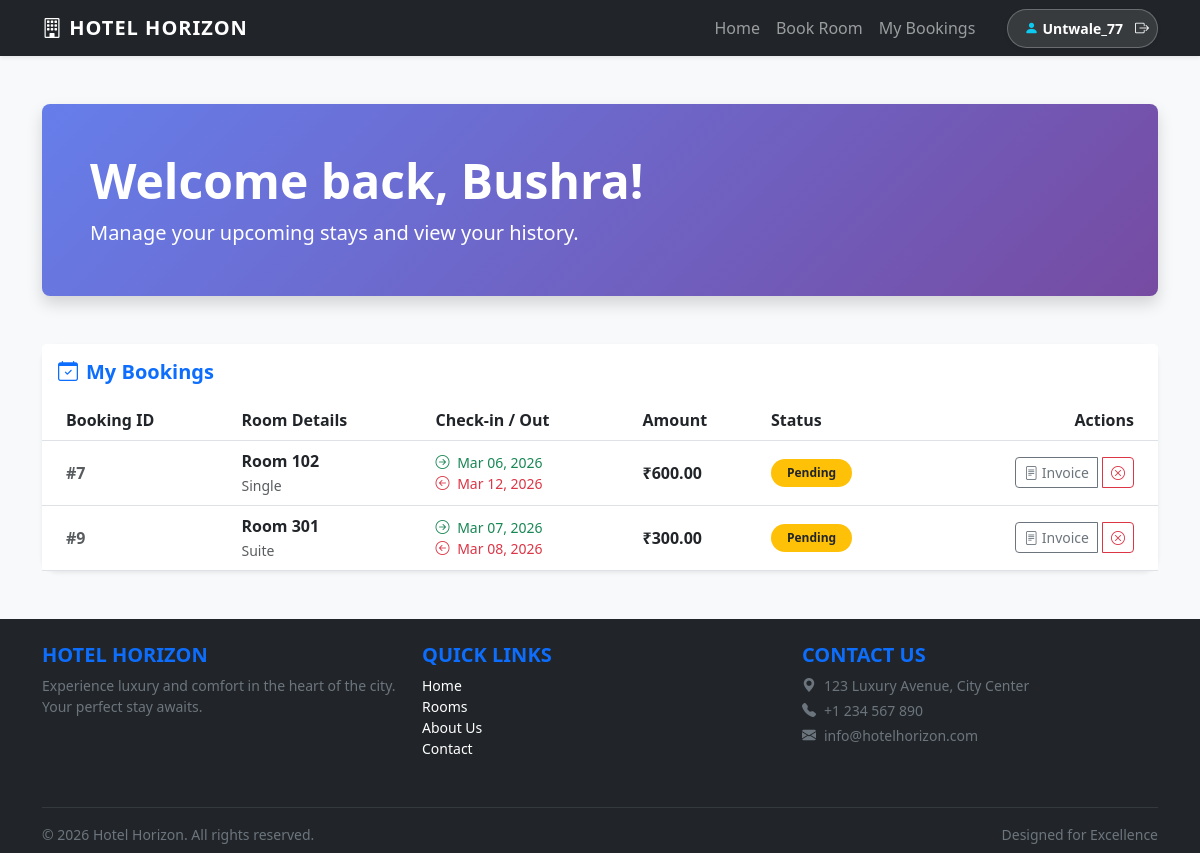
The app's page /my-bookings/ (signed in) with its own data.
### core/models.py (models this page shows, shortened)
class CustomUser(AbstractUser):
    ROLE_CHOICES = (
        ('guest', 'Guest'),
        ('staff', 'Staff'),
        ('admin', 'Admin'),
    )
    role = models.CharField(max_length=10, choices=ROLE_CHOICES, default='guest')
    phone = models.CharField(max_length=15, blank=True, null=True)
    profession = models.CharField(max_length=100, blank=True, null=True)

class Booking(models.Model):
    guest = models.ForeignKey(settings.AUTH_USER_MODEL, on_delete=models.CASCADE, related_name='bookings')
    room = models.ForeignKey(Room, on_delete=models.CASCADE, related_name='bookings')
    check_in = models.DateField()
    check_out = models.DateField()
    total_amount = models.DecimalField(max_digits=10, decimal_places=2, blank=True, null=True)
    payment_status = models.BooleanField(default=False)
    created_at = models.DateTimeField(auto_now_add=True)
    full_name = models.CharField(max_length=255, verbose_name="Guest Name")
    email = models.EmailField(verbose_name="Contact Email")
    phone = models.CharField(max_length=20, verbose_name="Contact Phone")
    address = models.TextField(blank=True, null=True)
    num_adults = models.PositiveIntegerField(default=1)
    num_children = models.PositiveIntegerField(default=0)
    id_proof_type = models.CharField(max_length=50, choices=[('aadhar', 'Aadhar Card'), ('passport', 'Passport'), ('dl', 'Driving License')], default='aadhar')
    id_proof_number = models.CharField(max_length=50)
    special_requests = models.TextField(blank=True, null=True)

class Room(models.Model):
    ROOM_TYPES = (
        ('single', 'Single'),
        ('double', 'Double'),
        ('suite', 'Suite'),
    )
    STATUS_CHOICES = (
        ('available', 'Available'),
        ('booked', 'Booked'),
        ('cleaning', 'Cleaning'),
    )
    room_number = models.CharField(max_length=10, unique=True)
    room_type = models.CharField(max_length=10, choices=ROOM_TYPES)
    price_per_night = models.DecimalField(max_digits=10, decimal_places=2)
    amenities = models.TextField(blank=True)
    status = models.CharField(max_length=10, choices=STATUS_CHOICES, default='available')
    image = models.ImageField(upload_to='rooms/', blank=True, null=True)

### core/views.py (the view)
# urls.py: path('my-bookings/', views.guest_dashboard, name='guest_dashboard'),
@login_required
def guest_dashboard(request):
    bookings = Booking.objects.filter(guest=request.user)
    return render(request, 'guest_dashboard.html', {'bookings': bookings})

### templates/guest_dashboard.html (shortened to what this page needs)
{% extends 'base.html' %}
{% block content %}
<div class="row mb-5">
    <div class="col-12 mt-4">
        <div class="p-5 text-white bg-dark rounded-3 shadow"
            style="background: linear-gradient(135deg, #667eea 0%, #764ba2 100%);">
            <h1 class="display-5 fw-bold">Welcome back, {{ user.first_name }}!</h1>
            <p class="lead mb-0">Manage your upcoming stays and view your history.</p>
        </div>
    </div>
</div>
<div class="row">
    <div class="col-12">
        <div class="card border-0 shadow-sm rounded-4">
            <div class="card-header bg-white py-3 border-bottom-0">
                <h5 class="mb-0 fw-bold text-primary"><i class="bi bi-calendar-check me-2"></i>My Bookings</h5>
            </div>
            <div class="card-body p-0">
                {% if bookings %}
                <div class="table-responsive">
                    <table class="table table-hover align-middle mb-0">
                        <thead class="bg-light">
                            <tr>
                                <th class="ps-4">Booking ID</th>
                                <th>Room Details</th>
                                <th>Check-in / Out</th>
                                <th>Amount</th>
                                <th>Status</th>
                                <th class="text-end pe-4">Actions</th>
                            </tr>
                        </thead>
                        <tbody>
                            {% for booking in bookings %}
                            <tr>
                                <td class="ps-4 fw-bold text-muted">#{{ booking.id }}</td>
                                <td>
                                    <div class="fw-bold text-dark">Room {{ booking.room.room_number }}</div>
                                    <small class="text-muted">{{ booking.room.room_type|title }}</small>
                                </td>
                                <td>
                                    <div class="small">
                                        <div class="text-success text-nowrap">
                                            <i class="bi bi-arrow-right-circle me-1"></i>
                                            {% with d=booking.check_in|date:"M d, Y" %}{{ d }}{% endwith %}
                                        </div>
                                        <div class="text-danger text-nowrap">
                                            <i class="bi bi-arrow-left-circle me-1"></i>
                                            {% with d=booking.check_out|date:"M d, Y" %}{{ d }}{% endwith %}
                                        </div>
                                    </div>
                                </td>
                                <td>
                                    <div class="fw-bold">₹{{ booking.total_amount }}</div>
                                </td>
                                <td>
                                    {% if booking.payment_status %}
                                    <span class="badge bg-success rounded-pill px-3 py-2">Paid</span>
                                    {% else %}
                                    <span class="badge bg-warning text-dark rounded-pill px-3 py-2">Pending</span>
                                    {% endif %}
                                </td>
                                <td class="text-end pe-4">
                                    <div class="btn-group">
                                        <a href="{% url 'invoice' booking.id %}"
                                            class="btn btn-outline-secondary btn-sm" title="Invoice">
                                            <i class="bi bi-file-text"></i> Invoice
                                        </a>
                                        <a href="{% url 'cancel_booking' booking.id %}"
                                            class="btn btn-outline-danger btn-sm ms-1"
                                            onclick="return confirm('Cancel this booking?')" title="Cancel">
                                            <i class="bi bi-x-circle"></i>
                                        </a>
                                    </div>
                                </td>
                            </tr>
                            {% endfor %}
                        </tbody>
                    </table>
                </div>
                {% endif %}
            </div>
        </div>
    </div>
</div>
{% endblock %}

### templates/base.html (shortened to what this page needs)
<!DOCTYPE html>
<html lang="en">
<head>
    <link href="https://cdn.jsdelivr.net/npm/bootstrap@5.3.0/dist/css/bootstrap.min.css" rel="stylesheet">
    <link rel="stylesheet" href="https://cdn.jsdelivr.net/npm/bootstrap-icons@1.11.3/font/bootstrap-icons.min.css">
</head>
<body class="d-flex flex-column min-vh-100">
    <nav class="navbar navbar-expand-lg navbar-dark bg-dark sticky-top shadow-sm">
        <div class="container">
            <a class="navbar-brand fw-bold" href="{% url 'home' %}">
                <i class="bi bi-building"></i> HOTEL HORIZON
            </a>
            <div class="collapse navbar-collapse" id="navbarNav">
                <ul class="navbar-nav ms-auto align-items-center">
                    <li class="nav-item"><a class="nav-link" href="{% url 'home' %}">Home</a></li>
                    {% if user.is_authenticated %}
                    {% if user.role == 'guest' %}
                    <li class="nav-item"><a class="nav-link" href="{% url 'home' %}#rooms">Book Room</a></li>
                    <li class="nav-item"><a class="nav-link" href="{% url 'guest_dashboard' %}">My Bookings</a></li>
                    {% elif user.role == 'staff' %}
                    <li class="nav-item"><a class="nav-link" href="{% url 'staff_dashboard' %}">Staff Dashboard</a></li>
                    {% elif user.role == 'admin' %}
                    <li class="nav-item"><a class="nav-link" href="{% url 'admin_dashboard' %}">Admin Panel</a></li>
                    {% endif %}
                    <li class="nav-item ms-md-4 d-flex align-items-center">
                        <div
                            class="d-flex align-items-center bg-white bg-opacity-10 py-1 ps-3 pe-1 rounded-pill border border-white border-opacity-25 shadow-sm">
                            <span class="text-white small fw-bold me-2">
                                <i class="bi bi-person-fill me-1 text-info"></i>{{ user.username }}
                            </span>
                            <form action="{% url 'logout' %}" method="post" class="d-inline">
                                <button type="submit" class="btn btn-outline-light border-0 btn-sm rounded-circle p-1"
                                    title="Logout">
                                    <i class="bi bi-box-arrow-right fw-bold text-white"></i>
                                </button>
                            </form>
                        </div>
                    </li>
                    {% else %}
                    <li class="nav-item"><a class="nav-link" href="{% url 'home' %}#rooms">Rooms</a></li>
                    <li class="nav-item"><a class="nav-link" href="{% url 'login' %}">Login</a></li>
                    <li class="nav-item"><a class="nav-link btn btn-primary text-white ms-2 rounded-pill px-3"
                            href="{% url 'register' %}">Sign Up</a></li>
                    {% endif %}
                </ul>
            </div>
        </div>
    </nav>
    <main class="flex-grow-1">
        <div class="container mt-4 mb-5">
            {% block content %}{% endblock %}
        </div>
    </main>
    <footer class="bg-dark text-white pt-4 pb-2 mt-auto">
        <div class="container">
            <div class="row">
                <div class="col-md-4 mb-3">
                    <h5 class="text-uppercase fw-bold text-primary">Hotel Horizon</h5>
                    <p class="small text-secondary">Experience luxury and comfort in the heart of the city. Your perfect
                        stay awaits.</p>
                </div>
                <div class="col-md-4 mb-3">
                    <h5 class="text-uppercase fw-bold text-primary">Quick Links</h5>
                    <ul class="list-unstyled small">
                        <li><a href="{% url 'home' %}" class="text-white text-decoration-none">Home</a></li>
                        <li><a href="{% url 'home' %}#rooms" class="text-white text-decoration-none">Rooms</a></li>
                        <li><a href="#" class="text-white text-decoration-none">About Us</a></li>
                        <li><a href="#" class="text-white text-decoration-none">Contact</a></li>
                    </ul>
                </div>
                <div class="col-md-4 mb-3">
                    <h5 class="text-uppercase fw-bold text-primary">Contact Us</h5>
                    <p class="small text-secondary mb-1"><i class="bi bi-geo-alt-fill me-2"></i>123 Luxury Avenue, City
                        Center</p>
                    <p class="small text-secondary mb-1"><i class="bi bi-telephone-fill me-2"></i>+1 234 567 890</p>
                    <p class="small text-secondary"><i class="bi bi-envelope-fill me-2"></i>info@hotelhorizon.com</p>
                </div>
            </div>
            <hr class="border-secondary">
            <div class="row align-items-center">
                <div class="col-md-6 text-center text-md-start">
                    <p class="small mb-0 text-secondary">&copy; 2026 Hotel Horizon. All rights reserved.</p>
                </div>
                <div class="col-md-6 text-center text-md-end">
                    <p class="small mb-0 text-secondary">Designed for Excellence</p>
                </div>
            </div>
        </div>
    </footer>
</body>
</html>

### templates/base.html (style rules this page uses)
body { font-family: 'Segoe UI', Tahoma, Geneva, Verdana, sans-serif; background-color: #f8f9fa; }
.card { transition: transform 0.3s; }
.navbar-brand { font-weight: bold; letter-spacing: 1px; }

### records on screen
CustomUser: username "Untwale_77", first_name "Bushra"
Booking: id "7", room.room_number "102", room.room_type "Single", check_in "Mar 06, 2026", check_out "Mar 12, 2026", total_amount "600.00", payment_status "Pending"
Booking: id "9", room.room_number "301", room.room_type "Suite", check_in "Mar 07, 2026", check_out "Mar 08, 2026", total_amount "300.00", payment_status "Pending"
